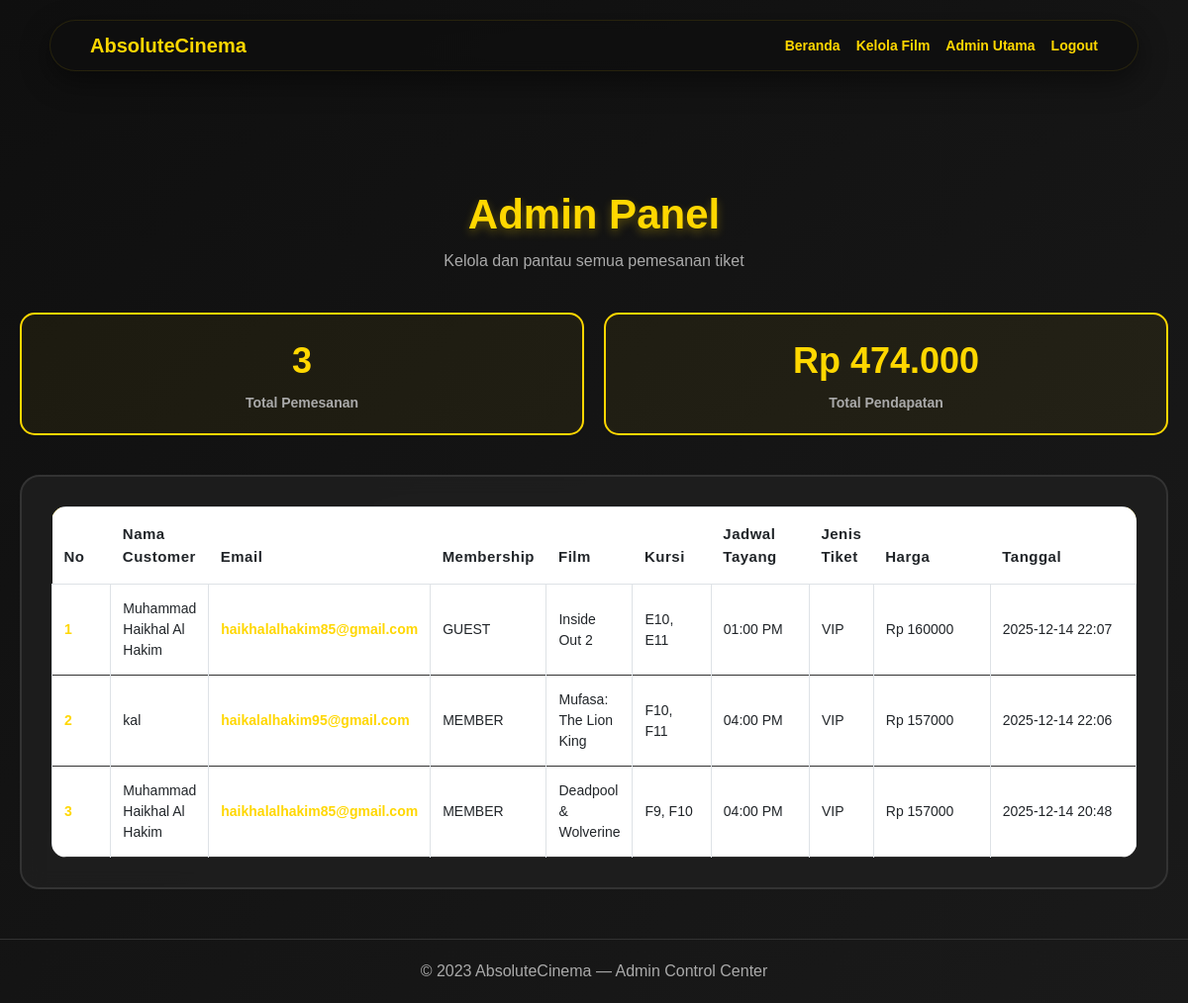
The page /admin (signed in) on the database its author committed.
### tables this page shows
CREATE TABLE orders (
            id INTEGER PRIMARY KEY AUTOINCREMENT,
            movie_id INTEGER,
            movie_title TEXT,
            seat TEXT,
            ticket_type TEXT,
            showtime TEXT,
            ticket_price INTEGER,
            admin_fee INTEGER,
            price INTEGER,
            membership TEXT,
            snack_included INTEGER DEFAULT 0,
            customer TEXT,
            email TEXT,
            date TEXT,
            payment_method TEXT
        );

### app.py (the view)
@app.route('/admin')
@admin_required
def admin():
    all_orders = get_all_orders_db()
    db_movies = get_all_movies()
    return render_template('admin.html', orders=all_orders, movies=db_movies)

### app.py (called while the page is built, shortened)
def get_db_connection():
    conn = sqlite3.connect(DB_PATH)
    conn.row_factory = sqlite3.Row
    return conn

def get_all_orders_db():
    conn = get_db_connection()
    cur = conn.cursor()
    cur.execute("SELECT * FROM orders ORDER BY id DESC")
    rows = cur.fetchall()
    conn.close()
    return [dict(r) for r in rows]

def format_currency(value):
    try:
        return "{:,.0f}".format(int(value)).replace(",", ".")
    except:
        return str(value)

def admin_required(f):
    @wraps(f)
    def decorated(*args, **kwargs):
        user = session.get('user')
        if not user:
            flash('Silakan login terlebih dulu')
            return redirect(url_for('login'))
        if user.get('role') == 'admin':
            return f(*args, **kwargs)
    return decorated

def get_all_movies():
    conn = get_db_connection()
    cur = conn.cursor()
    cur.execute("SELECT * FROM movies ORDER BY id DESC")
    movies_list = cur.fetchall()
    conn.close()
    return [dict(m) for m in movies_list]

### templates/admin.html (shortened to what this page needs)
<!DOCTYPE html>
<html lang="en">
  <head>
    <link
      href="https://cdn.jsdelivr.net/npm/bootstrap@5.3.0/dist/css/bootstrap.min.css"
      rel="stylesheet"
    />
  </head>
  <body>
    <nav class="site-nav">
      <div class="container">
        <a class="navbar-brand fs-5 fw-bold" href="/">AbsoluteCinema</a>
        <div class="d-flex gap-3 ms-auto">
          <a class="nav-link" href="/">Beranda</a>
          <a class="nav-link" href="/admin/movies">Kelola Film</a>
          {% if session.get('user') %}
          <a class="nav-link" href="#">{{ session.get('user')['name'] }}</a>
          <a class="nav-link" href="/logout">Logout</a>
          {% else %}
          <a class="nav-link" href="/login">Login</a>
          <a class="nav-link" href="/register">Register</a>
          {% endif %}
        </div>
      </div>
    </nav>
    <div class="admin-container">
      <div class="page-title">
        <h1>Admin Panel</h1>
        <p>Kelola dan pantau semua pemesanan tiket</p>
      </div>
      {% if orders %}
      <div class="stats-row">
        <div class="stat-card">
          <div class="number">{{ orders | length }}</div>
          <div class="label">Total Pemesanan</div>
        </div>
        <div class="stat-card">
          <div class="number">
            Rp {{ (orders | map(attribute='price') | sum) | format_currency }}
          </div>
          <div class="label">Total Pendapatan</div>
        </div>
      </div>
      {% endif %}
      <div class="admin-card">
        {% if orders %}
        <div class="table-responsive">
          <table class="table table-bordered align-middle">
            <thead>
              <tr>
                <th style="width: 60px">No</th>
                <th>Nama Customer</th>
                <th>Email</th>
                <th>Membership</th>
                <th>Film</th>
                <th style="width: 80px">Kursi</th>
                <th style="width: 100px">Jadwal Tayang</th>
                <th>Jenis Tiket</th>
                <th style="width: 120px">Harga</th>
                <th style="width: 150px">Tanggal</th>
              </tr>
            </thead>
            <tbody>
              {% for order in orders %}
              <tr>
                <td>{{ loop.index }}</td>
                <td>{{ order.customer }}</td>
                <td>{{ order.email }}</td>
                <td>{{ order.get('membership', 'guest') | upper }}</td>
                <td>{{ order.movie_title }}</td>
                <td>{{ order.seat }}</td>
                <td>{{ order.showtime }}</td>
                <td>{{ order.ticket_type }}</td>
                <td>Rp {{ order.price | string | replace(',', '.') }}</td>
                <td>{{ order.date }}</td>
              </tr>
              {% endfor %}
            </tbody>
          </table>
        </div>
        {% else %}
        <div class="empty-state">
          <h3>Belum Ada Pemesanan</h3>
          <p>Riwayat pemesanan tiket akan ditampilkan di sini</p>
        </div>
        {% endif %}
      </div>
    </div>
    <footer>© 2023 AbsoluteCinema — Admin Control Center</footer>
  </body>
</html>

### templates/admin.html (style rules this page uses)
* { margin: 0; padding: 0; box-sizing: border-box; }
body { background: linear-gradient(135deg, #0f0f0f 0%, #1a1a1a 100%); color: white; font-family: "Poppins", sans-serif; min-height: 100vh; }
.site-nav { position: relative; margin: 20px auto; width: min(1100px, 94%); max-width: 1100px; background: rgba(15, 15, 15, 0.78); padding: 10px 32px; border-radius: 999px; border: 1px solid rgba(255, 215, 0, 0.1); box-shadow: 0 10px 30px rgba(0, 0, 0, 0.45); z-index: 999; backdrop-filter: blur(6px); }
.site-nav .container { display: flex; align-items: center; justify-content: space-between; gap: 12px; padding: 0 8px; }
.site-nav .navbar-brand { color: #ffd700 !important; font-weight: 700; margin-right: 12px; font-size: 18px; }
.site-nav .nav-link { color: #ffd700 !important; font-weight: 600; font-size: 14px; transition: all 0.3s ease; }
.admin-container { max-width: 1200px; margin: 120px auto 40px auto; padding: 0 20px; }
.page-title { text-align: center; margin-bottom: 40px; }
.page-title h1 { color: #ffd700; font-size: 42px; font-weight: 900; text-shadow: 0 4px 10px rgba(255, 215, 0, 0.3); margin-bottom: 10px; }
.page-title p { color: #aaa; font-size: 16px; }
.admin-card { background: rgba(30, 30, 30, 0.9); border-radius: 20px; padding: 30px; border: 2px solid #333; backdrop-filter: blur(10px); }
.table-responsive { border-radius: 15px; overflow: hidden; }
.table { margin-bottom: 0; font-family: "Poppins", sans-serif; }
.table thead { background: linear-gradient(135deg, #ffd700, #ffed4e); color: #000; font-weight: 700; letter-spacing: 0.5px; }
.table thead th { padding: 16px 12px; border: none; font-size: 15px; }
.table tbody tr { background: rgba(255, 255, 255, 0.02); color: white; border-bottom: 1px solid #333; transition: all 0.3s ease; }
.table tbody td { padding: 14px 12px; font-size: 14px; vertical-align: middle; }
.table tbody td:first-child { color: #ffd700; font-weight: 700; }
.table tbody td:nth-child(3) { color: #ffd700; font-weight: 600; }
.stats-row { display: grid; grid-template-columns: repeat(auto-fit, minmax(200px, 1fr)); gap: 20px; margin-bottom: 40px; }
.stat-card { background: rgba(255, 215, 0, 0.05); border: 2px solid #ffd700; border-radius: 15px; padding: 20px; text-align: center; }
.stat-card .number { font-size: 36px; font-weight: 900; color: #ffd700; margin-bottom: 5px; }
.stat-card .label { color: #aaa; font-size: 14px; font-weight: 600; }
footer { text-align: center; padding: 20px; margin-top: 50px; border-top: 1px solid #333; color: #aaa; }

### rows shown on the page
orders: customer "Muhammad Haikhal Al Hakim", email "haikhalalhakim85@gmail.com", get "GUEST", movie_title "Inside Out 2", seat "E10, E11", showtime "01:00 PM", ticket_type "VIP", price "160000", date "2025-12-14 22:07"
orders: customer "kal", email "haikalalhakim95@gmail.com", get "MEMBER", movie_title "Mufasa: The Lion King", seat "F10, F11", showtime "04:00 PM", ticket_type "VIP", price "157000", date "2025-12-14 22:06"
orders: customer "Muhammad Haikhal Al Hakim", email "haikhalalhakim85@gmail.com", get "MEMBER", movie_title "Deadpool & Wolverine", seat "F9, F10", showtime "04:00 PM", ticket_type "VIP", price "157000", date "2025-12-14 20:48"

### other values the page prints
{{ session.get('user')['name'] }} "Admin Utama"
{{ orders | length }} "3"
{{ (orders | map(attribute='price') | sum) | format_currency }} "474.000"
